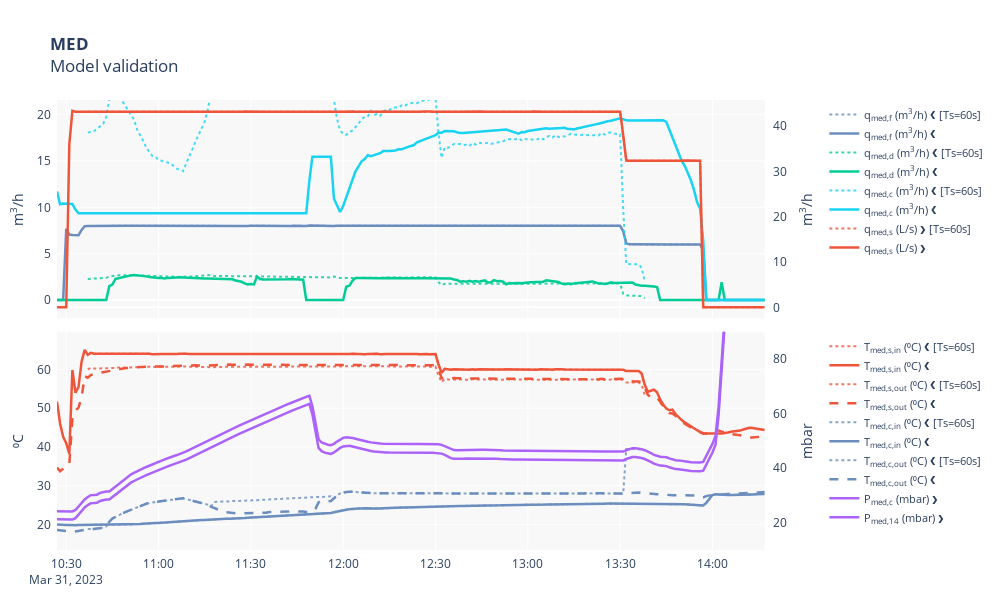

Notebook code for this chart:
### Code cell
idx_start = 10
idx_end = len(df)
df_mod = pd.DataFrame()

# Run model
for idx in range(idx_start,idx_end):
    ds = df.iloc[idx]
        
    start_time = time.time()

    Tmed_c_out = ds["Tmed_c_out"]
    Tmed_c_in = ds["Tmed_c_in"]
    mmed_f = ds["qmed_f"]
    mmed_f = within_range_or_nan_or_max(mmed_f, range=(fmp.qmed_f_min, fmp.qmed_f_max), var_name="qmed_f")
    mmed_s = within_range_or_zero_or_max(ds["qmed_s"], range=(fmp.qmed_s_min, fmp.qmed_s_max), var_name="qmed_s")
    Tmed_s_in = within_range_or_nan_or_max(ds["Tmed_s_in"], range=(fmp.Tmed_s_min, fmp.Tmed_s_max), var_name="Tmed_s_in")
    # deltaTc = within_range_or_nan(Tmed_c_out - Tmed_c_in, range=(2., 25), var_name="deltaTc")
    
    qmed_d, Tmed_s_out, qmed_c, Tmed_c_out = med_model(
        qs_m3h=mmed_s,
        Ts_in_C=Tmed_s_in,
        qf_m3h=mmed_f,
        Tc_in_C=Tmed_c_in,
        Tc_out_C=Tmed_c_out,
        debug=True
    )
    logger.info(f"Iteration {idx} / {len(df)} | Elapsed time: {time.time()-start_time:.2f} seconds | qmed_d: {qmed_d:.2f} m³/h")
    
    result = pd.DataFrame(
        {
            "qmed_f": mmed_f,
            "qmed_d": qmed_d,
            "qmed_c": qmed_c,
            "qmed_s": mmed_s,
            "Tmed_s_in": Tmed_s_in,
            "Tmed_s_out": Tmed_s_out, 
            "Tmed_c_in": ds["Tmed_c_in"],
            "Tmed_c_out": Tmed_c_out,
        },
        index=[0]
    )
    
    df_mod = pd.concat([df_mod, result], ignore_index=True)

# Sync model index with measured data
df_mod.index = df.index[idx_start:idx if idx < idx_end - 1 else idx_end]

with open(data_path / 'plt_config_med.json') as f:
    plt_config = json.load(f)
    
fig = experimental_results_plot(
    plt_config, 
    df, 
    df_comp=df_mod, 
    vars_config=vars_config, 
    resample=False,
    comp_trace_labels=[f"[Ts={sample_rate}s]"]
)

fig.show(
    config=generate_plotly_config(fig, figure_name=f'med_validation_{df.index[0].strftime("%Y%m%d")}')
)

### Figure 1 — Plotly figure (JSON) as saved in the notebook; plotly's stock layout.template omitted (floating-point values rounded to 4 significant figures; data arrays with more than 128 entries replaced by an {"elided": "..."} marker saying what was removed)
{"data": [{"connectgaps": false, "fillcolor": "rgba(0,0,0,0)", "hoverinfo": "skip", "legend": "legend", "line": {"color": "rgba(108.0,  142.0,  191.0, 0.8)", "dash": "dot", "width": 2}, "mode": "lines", "name": "q<sub>med,f</sub> (m<sup>3</sup>/h) ❮ [Ts=60s]", "showlegend": true, "type": "scatter", "x": {"elided": "231 str values"}, "xaxis": "x", "y": {"elided": "231 float values"}, "yaxis": "y"}, {"customdata": {"elided": "231x1 float values"}, "hovertemplate": "%{y:.2f} (<span style='color:rgba(108.0,  142.0,  191.0, 0.8)'> %{customdata[0]:.2f} </span>) ", "legend": "legend", "line": {"color": "#6c8ebf", "width": 2.5}, "mode": "lines", "name": "q<sub>med,f</sub> (m<sup>3</sup>/h) ❮", "showlegend": true, "type": "scatter", "x": {"elided": "231 str values"}, "xaxis": "x", "y": {"elided": "231 float values"}, "yaxis": "y"}, {"connectgaps": false, "fillcolor": "rgba(0,0,0,0)", "hoverinfo": "skip", "legend": "legend", "line": {"color": "rgba(0.0,  204.0,  150.0, 0.8)", "dash": "dot", "width": 2}, "mode": "lines", "name": "q<sub>med,d</sub> (m<sup>3</sup>/h) ❮ [Ts=60s]", "showlegend": true, "type": "scatter", "x": {"elided": "231 str values"}, "xaxis": "x", "y": {"elided": "231 float values"}, "yaxis": "y"}, {"customdata": {"elided": "231x1 float values"}, "hovertemplate": "%{y:.2f} (<span style='color:rgba(0.0,  204.0,  150.0, 0.8)'> %{customdata[0]:.2f} </span>) ", "legend": "legend", "line": {"color": "#00CC96", "width": 2.5}, "mode": "lines", "name": "q<sub>med,d</sub> (m<sup>3</sup>/h) ❮", "showlegend": true, "type": "scatter", "x": {"elided": "231 str values"}, "xaxis": "x", "y": {"elided": "231 float values"}, "yaxis": "y"}, {"connectgaps": false, "fillcolor": "rgba(0,0,0,0)", "hoverinfo": "skip", "legend": "legend", "line": {"color": "rgba(25.0,  211.0,  243.0, 0.8)", "dash": "dot", "width": 2}, "mode": "lines", "name": "q<sub>med,c</sub> (m<sup>3</sup>/h) ❮ [Ts=60s]", "showlegend": true, "type": "scatter", "x": {"elided": "231 str values"}, "xaxis": "x", "y": {"elided": "231 float values"}, "yaxis": "y"}, {"customdata": {"elided": "231x1 float values"}, "hovertemplate": "%{y:.2f} (<span style='color:rgba(25.0,  211.0,  243.0, 0.8)'> %{customdata[0]:.2f} </span>) ", "legend": "legend", "line": {"color": "#19D3F3", "width": 2.5}, "mode": "lines", "name": "q<sub>med,c</sub> (m<sup>3</sup>/h) ❮", "showlegend": true, "type": "scatter", "x": {"elided": "231 str values"}, "xaxis": "x", "y": {"elided": "231 float values"}, "yaxis": "y"}, {"connectgaps": false, "fillcolor": "rgba(0,0,0,0)", "hoverinfo": "skip", "legend": "legend", "line": {"color": "rgba(239.0,  85.0,  59.0, 0.8)", "dash": "dot", "width": 2}, "mode": "lines", "name": "q<sub>med,s</sub> (L/s) ❯ [Ts=60s]", "showlegend": true, "type": "scatter", "x": {"elided": "231 str values"}, "xaxis": "x", "y": {"elided": "231 float values"}, "yaxis": "y2"}, {"customdata": {"elided": "231x1 float values"}, "hovertemplate": "%{y:.2f} (<span style='color:rgba(239.0,  85.0,  59.0, 0.8)'> %{customdata[0]:.2f} </span>) ", "legend": "legend", "line": {"color": "#EF553B", "width": 2.5}, "mode": "lines", "name": "q<sub>med,s</sub> (L/s) ❯", "showlegend": true, "type": "scatter", "x": {"elided": "231 str values"}, "xaxis": "x", "y": {"elided": "231 float values"}, "yaxis": "y2"}, {"connectgaps": false, "fillcolor": "rgba(0,0,0,0)", "hoverinfo": "skip", "legend": "legend2", "line": {"color": "rgba(239.0,  85.0,  59.0, 0.8)", "dash": "dot", "width": 2}, "mode": "lines", "name": "T<sub>med,s,in</sub> (⁰C) ❮ [Ts=60s]", "showlegend": true, "type": "scatter", "x": {"elided": "231 str values"}, "xaxis": "x3", "y": {"elided": "231 float values"}, "yaxis": "y3"}, {"customdata": {"elided": "231x1 float values"}, "hovertemplate": "%{y:.2f} (<span style='color:rgba(239.0,  85.0,  59.0, 0.8)'> %{customdata[0]:.2f} </span>) ", "legend": "legend2", "line": {"color": "#EF553B", "width": 2.5}, "mode": "lines", "name": "T<sub>med,s,in</sub> (⁰C) ❮", "showlegend": true, "type": "scatter", "x": {"elided": "231 str values"}, "xaxis": "x3", "y": {"elided": "231 float values"}, "yaxis": "y3"}, {"connectgaps": false, "fillcolor": "rgba(0,0,0,0)", "hoverinfo": "skip", "legend": "legend2", "line": {"color": "rgba(239.0,  85.0,  59.0, 0.8)", "dash": "dot", "width": 2}, "mode": "lines", "name": "T<sub>med,s,out</sub> (⁰C) ❮ [Ts=60s]", "showlegend": true, "type": "scatter", "x": {"elided": "231 str values"}, "xaxis": "x3", "y": {"elided": "231 float values"}, "yaxis": "y3"}, {"customdata": {"elided": "231x1 float values"}, "hovertemplate": "%{y:.2f} (<span style='color:rgba(239.0,  85.0,  59.0, 0.8)'> %{customdata[0]:.2f} </span>) ", "legend": "legend2", "line": {"color": "#EF553B", "dash": "dash", "width": 2.5}, "mode": "lines", "name": "T<sub>med,s,out</sub> (⁰C) ❮", "showlegend": true, "type": "scatter", "x": {"elided": "231 str values"}, "xaxis": "x3", "y": {"elided": "231 float values"}, "yaxis": "y3"}, {"connectgaps": false, "fillcolor": "rgba(0,0,0,0)", "hoverinfo": "skip", "legend": "legend2", "line": {"color": "rgba(108.0,  142.0,  191.0, 0.8)", "dash": "dot", "width": 2}, "mode": "lines", "name": "T<sub>med,c,in</sub> (⁰C) ❮ [Ts=60s]", "showlegend": true, "type": "scatter", "x": {"elided": "231 str values"}, "xaxis": "x3", "y": {"elided": "231 float values"}, "yaxis": "y3"}, {"customdata": {"elided": "231x1 float values"}, "hovertemplate": "%{y:.2f} (<span style='color:rgba(108.0,  142.0,  191.0, 0.8)'> %{customdata[0]:.2f} </span>) ", "legend": "legend2", "line": {"color": "#6c8ebf", "width": 2.5}, "mode": "lines", "name": "T<sub>med,c,in</sub> (⁰C) ❮", "showlegend": true, "type": "scatter", "x": {"elided": "231 str values"}, "xaxis": "x3", "y": {"elided": "231 float values"}, "yaxis": "y3"}, {"connectgaps": false, "fillcolor": "rgba(0,0,0,0)", "hoverinfo": "skip", "legend": "legend2", "line": {"color": "rgba(108.0,  142.0,  191.0, 0.8)", "dash": "dot", "width": 2}, "mode": "lines", "name": "T<sub>med,c,out</sub> (⁰C) ❮ [Ts=60s]", "showlegend": true, "type": "scatter", "x": {"elided": "231 str values"}, "xaxis": "x3", "y": {"elided": "231 float values"}, "yaxis": "y3"}, {"customdata": {"elided": "231x1 float values"}, "hovertemplate": "%{y:.2f} (<span style='color:rgba(108.0,  142.0,  191.0, 0.8)'> %{customdata[0]:.2f} </span>) ", "legend": "legend2", "line": {"color": "#6c8ebf", "dash": "dash", "width": 2.5}, "mode": "lines", "name": "T<sub>med,c,out</sub> (⁰C) ❮", "showlegend": true, "type": "scatter", "x": {"elided": "231 str values"}, "xaxis": "x3", "y": {"elided": "231 float values"}, "yaxis": "y3"}, {"customdata": [null], "hovertemplate": "%{y:.2f}", "legend": "legend2", "line": {"color": "#AB63FA", "width": 2.5}, "mode": "lines", "name": "P<sub>med,c</sub> (mbar) ❯", "showlegend": true, "type": "scatter", "x": {"elided": "231 str values"}, "xaxis": "x3", "y": {"elided": "231 float values"}, "yaxis": "y4"}, {"customdata": [null], "hovertemplate": "%{y:.2f}", "legend": "legend2", "line": {"color": "#AB63FA", "width": 2.5}, "mode": "lines", "name": "P<sub>med,14</sub> (mbar) ❯", "showlegend": true, "type": "scatter", "x": {"elided": "231 str values"}, "xaxis": "x3", "y": {"elided": "231 float values"}, "yaxis": "y4"}], "layout": {"height": 600, "hoverlabel": {"bgcolor": "rgba(255,255,255,0.8)", "bordercolor": "rgba(0,0,0,0)", "font": {"size": 12}}, "hovermode": "x unified", "legend": {"bgcolor": "rgba(0,0,0,0)", "font": {"size": 11}, "orientation": "v", "x": 1.03, "xanchor": "left", "xref": "paper", "y": 1, "yanchor": "top", "yref": "paper"}, "legend2": {"bgcolor": "rgba(0,0,0,0)", "font": {"size": 11}, "orientation": "v", "x": 1.03, "xanchor": "left", "xref": "paper", "y": 0.485, "yanchor": "top", "yref": "paper"}, "margin": {"b": 20, "l": 20, "pad": 5, "r": 20, "t": 100}, "newshape": {"fillcolor": "#00CC96", "layer": "below", "line": {"color": "#00CC96"}, "opacity": 0.5}, "plot_bgcolor": "rgba(0,0,0,0)", "shapes": [{"fillcolor": "#B6B6B6", "layer": "below", "line": {"width": 0}, "opacity": 0.1, "type": "rect", "x0": -1e-06, "x1": 1.0, "xref": "x domain", "y0": -1e-06, "y1": 1.0, "yref": "y domain"}, {"fillcolor": "#B6B6B6", "layer": "below", "line": {"width": 0}, "opacity": 0.1, "type": "rect", "x0": -1e-06, "x1": 1.0, "xref": "x3 domain", "y0": -1e-06, "y1": 1.0, "yref": "y3 domain"}], "title": {"text": "<b>MED</b><br>Model validation</br>", "x": 0.05}, "width": 1000, "xaxis": {"anchor": "y", "domain": [0, 0.95], "minor": {"showgrid": false}, "showticklabels": false, "tickcolor": "rgba(0,0,0,0)"}, "xaxis3": {"anchor": "y3", "domain": [0, 0.95], "matches": "x", "minor": {"showgrid": false}, "showticklabels": true, "tickcolor": "#333333"}, "yaxis": {"anchor": "x", "autorange": false, "domain": [0.515, 1], "range": [-1.961, 21.57], "showgrid": true, "title": {"text": "m<sup>3</sup>/h"}}, "yaxis2": {"anchor": "free", "overlaying": "y", "position": 0.96, "showgrid": false, "side": "right", "title": {"text": "m<sup>3</sup>/h"}}, "yaxis3": {"anchor": "x3", "autorange": false, "domain": [0, 0.485], "range": [13.43, 69.74], "showgrid": true, "title": {"text": "⁰C"}}, "yaxis4": {"anchor": "free", "overlaying": "y3", "position": 0.96, "range": [10, 90], "showgrid": false, "side": "right", "title": {"text": "mbar"}}}}
